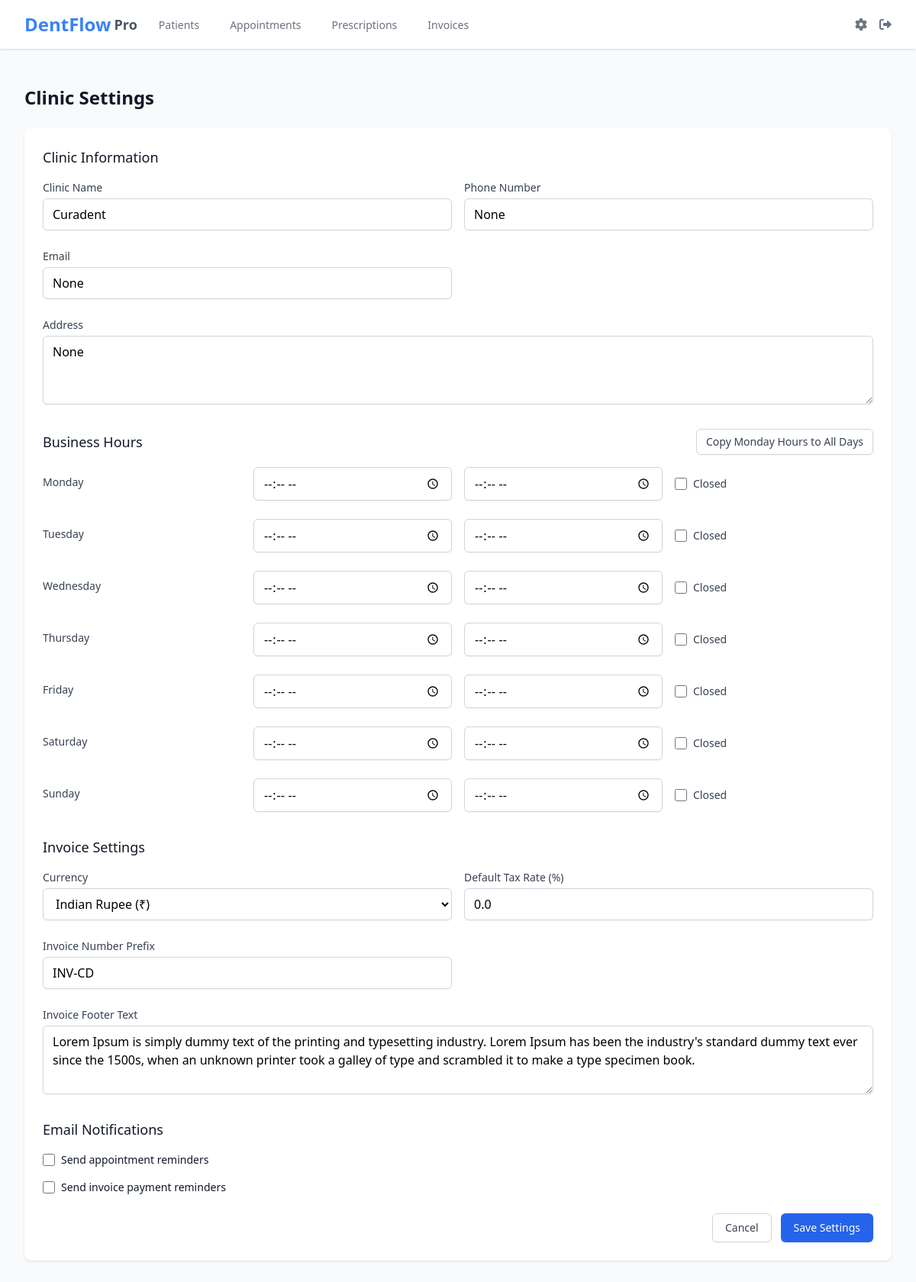
Before: /settings (signed in) with the older database file.
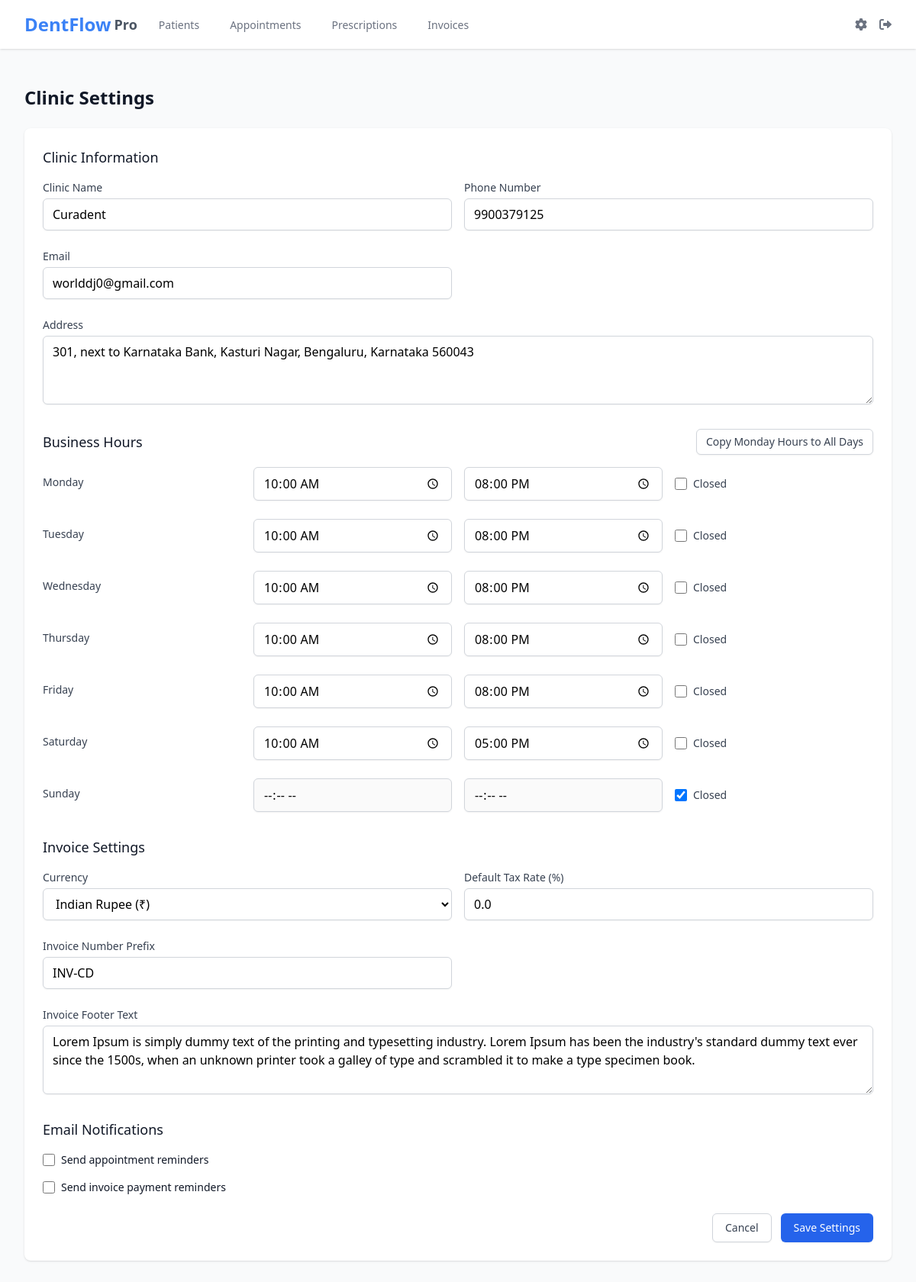
After: the same page with the newer database file.
### app/models/settings.py (models this page shows, shortened)
class Settings(db.Model):
    id = db.Column(db.Integer, primary_key=True)
    clinic_name = db.Column(db.String(100))
    clinic_address = db.Column(db.Text)
    clinic_phone = db.Column(db.String(20))
    clinic_email = db.Column(db.String(100))
    hours_monday_start = db.Column(db.String(5), default='10:00')
    hours_monday_end = db.Column(db.String(5), default='20:00')
    hours_monday_closed = db.Column(db.Boolean, default=False)
    hours_tuesday_start = db.Column(db.String(5), default='10:00')
    hours_tuesday_end = db.Column(db.String(5), default='20:00')
    hours_tuesday_closed = db.Column(db.Boolean, default=False)
    hours_wednesday_start = db.Column(db.String(5), default='10:00')
    hours_wednesday_end = db.Column(db.String(5), default='20:00')
    hours_wednesday_closed = db.Column(db.Boolean, default=False)
    hours_thursday_start = db.Column(db.String(5), default='10:00')
    hours_thursday_end = db.Column(db.String(5), default='20:00')
    hours_thursday_closed = db.Column(db.Boolean, default=False)
    hours_friday_start = db.Column(db.String(5), default='10:00')
    hours_friday_end = db.Column(db.String(5), default='20:00')
    hours_friday_closed = db.Column(db.Boolean, default=False)
    hours_saturday_start = db.Column(db.String(5), default='10:00')
    hours_saturday_end = db.Column(db.String(5), default='20:00')
    hours_saturday_closed = db.Column(db.Boolean, default=True)
    hours_sunday_start = db.Column(db.String(5), default='10:00')
    hours_sunday_end = db.Column(db.String(5), default='20:00')
    hours_sunday_closed = db.Column(db.Boolean, default=True)
    invoice_prefix = db.Column(db.String(10), default='INV-')
    default_tax_rate = db.Column(db.Float, default=0.0)
    invoice_footer = db.Column(db.Text)
    currency = db.Column(db.String(3), default='USD')
    currency_symbol = db.Column(db.String(5), default='$')
    email_appointment_reminders = db.Column(db.Boolean, default=True)
    email_invoice_copy = db.Column(db.Boolean, default=True)

### app/routes/settings.py (the view, shortened to what this page needs)
@settings.route('/settings', methods=['GET', 'POST'])
@login_required
def index():
    settings_obj = Settings.query.first()
    if not settings_obj:
        settings_obj = Settings()
        db.session.add(settings_obj)
        db.session.commit()
    return render_template('settings/index.html', settings=settings_obj, currencies=CURRENCY_CHOICES)

### app/__init__.py (called while the page is built)
@login_manager.user_loader
def load_user(id):
    from app.models.user import User
    return User.query.get(int(id))

### app/templates/settings/index.html (shortened to what this page needs)
{% extends "base.html" %}
{% block content %}
<div class="py-6">
    <div class="flex items-center justify-between">
        <h1 class="text-2xl font-semibold text-gray-900">Clinic Settings</h1>
    </div>
    <div class="mt-6">
        <div class="bg-white shadow px-4 py-5 sm:rounded-lg sm:p-6">
            <form method="POST">
                <div class="space-y-8">
                    <div>
                        <h3 class="text-lg font-medium text-gray-900 mb-4">Clinic Information</h3>
                        <div class="grid grid-cols-1 gap-y-6 gap-x-4 sm:grid-cols-2">
                            <div>
                                <label for="clinic_name" class="form-label">Clinic Name</label>
                                <input type="text" name="clinic_name" id="clinic_name" value="{{ settings.clinic_name if settings else '' }}" required class="form-input">
                            </div>
                            <div>
                                <label for="clinic_phone" class="form-label">Phone Number</label>
                                <input type="tel" name="clinic_phone" id="clinic_phone" value="{{ settings.clinic_phone if settings else '' }}" required class="form-input">
                            </div>
                            <div>
                                <label for="clinic_email" class="form-label">Email</label>
                                <input type="email" name="clinic_email" id="clinic_email" value="{{ settings.clinic_email if settings else '' }}" required class="form-input">
                            </div>
                            <div class="sm:col-span-2">
                                <label for="clinic_address" class="form-label">Address</label>
                                <textarea name="clinic_address" id="clinic_address" rows="3" required class="form-textarea">{{ settings.clinic_address if settings else '' }}</textarea>
                            </div>
                        </div>
                    </div>
                    <div>
                        <div class="flex justify-between items-center mb-4">
                            <h3 class="text-lg font-medium text-gray-900">Business Hours</h3>
                            <button type="button"
                                    onclick="copyMondayHours()"
                                    class="inline-flex items-center px-3 py-2 border border-gray-300 shadow-sm text-sm leading-4 font-medium rounded-md text-gray-700 bg-white hover:bg-gray-50 focus:outline-none focus:ring-2 focus:ring-offset-2 focus:ring-blue-500">
                                Copy Monday Hours to All Days
                            </button>
                        </div>
                        <div class="grid grid-cols-1 gap-y-6 gap-x-4 sm:grid-cols-2">
                            {% for day in ['monday', 'tuesday', 'wednesday', 'thursday', 'friday', 'saturday', 'sunday'] %}
                            <div class="flex items-center space-x-4 sm:col-span-2">
                                <div class="w-1/4">
                                    <label class="form-label capitalize">{{ day }}</label>
                                </div>
                                <div class="w-1/4">
                                    <input type="time"
                                           name="hours_{{ day }}_start"
                                           id="hours_{{ day }}_start"
                                           value="{{ settings['hours_' + day + '_start'] if settings else '10:00' }}"
                                           class="form-input"
                                           {% if settings['hours_' + day + '_closed'] %}disabled{% endif %}>
                                </div>
                                <div class="w-1/4">
                                    <input type="time"
                                           name="hours_{{ day }}_end"
                                           id="hours_{{ day }}_end"
                                           value="{{ settings['hours_' + day + '_end'] if settings else '20:00' }}"
                                           class="form-input"
                                           {% if settings['hours_' + day + '_closed'] %}disabled{% endif %}>
                                </div>
                                <div class="w-1/4 flex items-center">
                                    <input type="checkbox"
                                           name="hours_{{ day }}_closed"
                                           id="hours_{{ day }}_closed"
                                           onchange="toggleTimeInputs('{{ day }}')"
                                           {% if settings['hours_' + day + '_closed'] %}checked{% endif %}
                                           class="form-checkbox h-4 w-4 text-blue-600">
                                    <label for="hours_{{ day }}_closed" class="ml-2 text-sm text-gray-700">Closed</label>
                                </div>
                            </div>
                            {% endfor %}
                        </div>
                    </div>
                    <div>
                        <h3 class="text-lg font-medium text-gray-900 mb-4">Invoice Settings</h3>
                        <div class="grid grid-cols-1 gap-y-6 gap-x-4 sm:grid-cols-2">
                            <div>
                                <label for="currency" class="form-label">Currency</label>
                                <select name="currency" id="currency" class="form-select">
                                    {% for code, symbol, name in currencies %}
                                    <option value="{{ code }}" {% if settings and settings.currency == code %}selected{% endif %}>
                                        {{ name }} ({{ symbol }})
                                    </option>
                                    {% endfor %}
                                </select>
                            </div>
                            <div>
                                <label for="tax_rate" class="form-label">Default Tax Rate (%)</label>
                                <input type="number" name="default_tax_rate" id="tax_rate" min="0" max="100" step="0.01"
                                    value="{{ settings.default_tax_rate if settings else 0 }}" class="form-input">
                            </div>
                            <div>
                                <label for="invoice_prefix" class="form-label">Invoice Number Prefix</label>
                                <input type="text" name="invoice_prefix" id="invoice_prefix"
                                    value="{{ settings.invoice_prefix if settings else 'INV-' }}" class="form-input">
                            </div>
                            <div class="sm:col-span-2">
                                <label for="invoice_footer" class="form-label">Invoice Footer Text</label>
                                <textarea name="invoice_footer" id="invoice_footer" rows="3" class="form-textarea">{{ settings.invoice_footer if settings else 'Thank you for your business!' }}</textarea>
                            </div>
                        </div>
                    </div>
                    <div>
                        <h3 class="text-lg font-medium text-gray-900 mb-4">Email Notifications</h3>
                        <div class="space-y-4">
                            <div class="flex items-center">
                                <input type="checkbox" name="appointment_reminders" id="appointment_reminders"  class="h-4 w-4 text-blue-600 focus:ring-blue-500 border-gray-300 rounded">
                                <label for="appointment_reminders" class="ml-2 block text-sm text-gray-900">Send appointment reminders</label>
                            </div>
                            <div class="flex items-center">
                                <input type="checkbox" name="invoice_reminders" id="invoice_reminders"  class="h-4 w-4 text-blue-600 focus:ring-blue-500 border-gray-300 rounded">
                                <label for="invoice_reminders" class="ml-2 block text-sm text-gray-900">Send invoice payment reminders</label>
                            </div>
                        </div>
                    </div>
                </div>
                <div class="mt-6 flex justify-end space-x-3">
                    <button type="button" onclick="window.history.back()" class="bg-white py-2 px-4 border border-gray-300 rounded-md shadow-sm text-sm font-medium text-gray-700 hover:bg-gray-50 focus:outline-none focus:ring-2 focus:ring-offset-2 focus:ring-blue-500">
                        Cancel
                    </button>
                    <button type="submit" class="bg-blue-600 border border-transparent rounded-md shadow-sm py-2 px-4 inline-flex justify-center text-sm font-medium text-white hover:bg-blue-700 focus:outline-none focus:ring-2 focus:ring-offset-2 focus:ring-blue-500">
                        Save Settings
                    </button>
                </div>
            </form>
        </div>
    </div>
</div>
{% endblock %}

### app/templates/base.html (shortened to what this page needs)
<!DOCTYPE html>
<html lang="en">
<head>
    <script src="https://cdn.tailwindcss.com"></script>
    <link rel="stylesheet" href="https://cdnjs.cloudflare.com/ajax/libs/font-awesome/6.0.0/css/all.min.css">
</head>
<body class="bg-gray-50 min-h-screen">
    <nav class="bg-white shadow">
        <div class="max-w-7xl mx-auto px-4 sm:px-6 lg:px-8">
            <div class="flex justify-between h-16">
                <div class="flex">
                    <div class="flex-shrink-0 flex items-center">
                        <a href="{{ url_for('main.dashboard') }}" class="inline-flex items-center">
                            <span class="text-2xl font-bold text-blue-500">DentFlow</span>
                            <span class="text-lg font-semibold text-gray-600 ml-1">Pro</span>
                        </a>
                    </div>
                    <div class="hidden sm:ml-6 sm:flex sm:space-x-8">
                        <a href="{{ url_for('patients.index') }}" class="border-transparent text-gray-500 hover:border-primary hover:text-gray-700 inline-flex items-center px-1 pt-1 border-b-2 text-sm font-medium">
                            Patients
                        </a>
                        <a href="{{ url_for('appointments.index') }}" class="border-transparent text-gray-500 hover:border-primary hover:text-gray-700 inline-flex items-center px-1 pt-1 border-b-2 text-sm font-medium">
                            Appointments
                        </a>
                        <a href="{{ url_for('prescriptions.index') }}" class="border-transparent text-gray-500 hover:border-primary hover:text-gray-700 inline-flex items-center px-1 pt-1 border-b-2 text-sm font-medium">
                            Prescriptions
                        </a>
                        <a href="{{ url_for('invoices.index') }}" class="border-transparent text-gray-500 hover:border-primary hover:text-gray-700 inline-flex items-center px-1 pt-1 border-b-2 text-sm font-medium">
                            Invoices
                        </a>
                    </div>
                </div>
                <div class="hidden sm:ml-6 sm:flex sm:items-center">
                    <div class="ml-3 relative">
                        {% if current_user.is_authenticated %}
                        <div class="flex items-center space-x-4">
                            <a href="{{ url_for('settings.index') }}" class="text-gray-500 hover:text-gray-700">
                                <i class="fas fa-cog"></i>
                            </a>
                            <a href="{{ url_for('auth.logout') }}" class="text-gray-500 hover:text-gray-700">
                                <i class="fas fa-sign-out-alt"></i>
                            </a>
                        </div>
                        {% else %}
                        <a href="{{ url_for('auth.login') }}" class="text-gray-500 hover:text-gray-700">Login</a>
                        {% endif %}
                    </div>
                </div>
            </div>
        </div>
    </nav>
    <main class="max-w-7xl mx-auto py-6 px-4 sm:px-6 lg:px-8">
        {% block content %}{% endblock %}
    </main>
</body>
</html>

Changed rows visible on the page:
changed Settings "Curadent": clinic_phone "None" → "9900379125"; clinic_email "None" → "worlddj0@gmail.com"; clinic_address "None" → "301, next to Karnataka Bank, Kasturi Nagar, Bengaluru, Karnataka 560043"; hours_monday_start (not shown) → "10:00"; hours_monday_end (not shown) → "20:00"; hours_tuesday_start (not shown) → "10:00"; hours_tuesday_end (not shown) → "20:00"; hours_wednesday_start (not shown) → "10:00"; hours_wednesday_end (not shown) → "20:00"; hours_thursday_start (not shown) → "10:00"; hours_thursday_end (not shown) → "20:00"; hours_friday_start (not shown) → "10:00"; hours_friday_end (not shown) → "20:00"; hours_saturday_start (not shown) → "10:00"; hours_saturday_end (not shown) → "17:00"; hours_sunday_closed "☐" → "☑"
